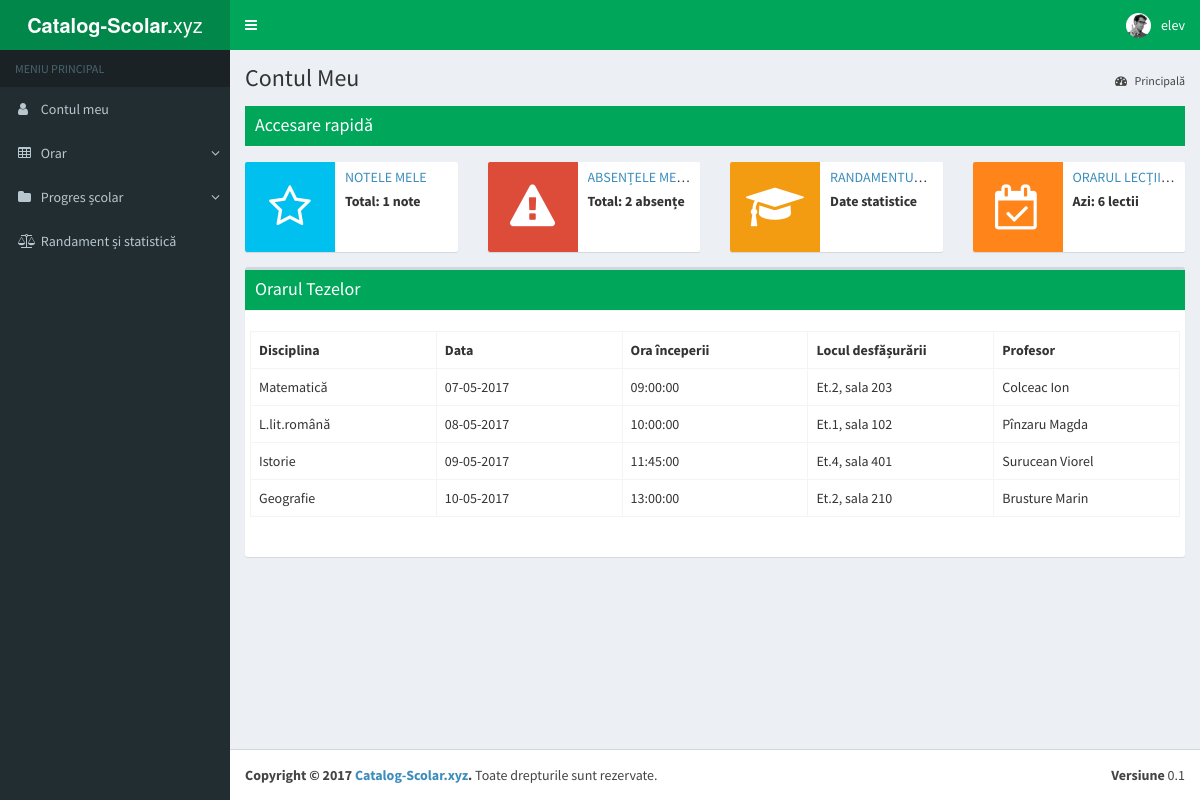
The page /members/learner/index.php (signed in) on the database its author committed.
### tables this page shows
CREATE TABLE `users` (
  `user_id` int(11) NOT NULL,
  `user_name` varchar(64) NOT NULL,
  `user_password` varchar(255) NOT NULL,
  `user_category` varchar(10) NOT NULL,
  `user_parent` varchar(255) NOT NULL,
  `user_child` varchar(255) NOT NULL,
  `user_class` varchar(5) NOT NULL,
  `user_btd` date NOT NULL,
  `user_mail` char(255) NOT NULL,
  `user_mob` int(24) NOT NULL,
  `grad_prof` char(24) NOT NULL,
  `disciplina` char(32) NOT NULL
);

CREATE TABLE `orarTeze` (
  `orar_id` int(11) NOT NULL,
  `discipline` varchar(32) NOT NULL,
  `data` date NOT NULL,
  `ora` time NOT NULL,
  `locul` varchar(18) NOT NULL,
  `prof` varchar(48) NOT NULL,
  `user_clasa` varchar(4) NOT NULL
);

### members/learner/index.php (called while the page is built, shortened)
<?php
require_once 'pages/head.php';
require_once 'pages/header.php';
require_once 'pages/sidebar.php';
require_once 'pages/contentWrapper.php';
require_once 'pages/footer.php';
?>

### members/learner/pages/contentWrapper.php (the view, shortened to what this page needs)
<?php
$query1 = "SELECT COUNT(note.disciplina), note.data, note.user_name, note.nota, note.user_class, users.user_name, users.user_class FROM note, users WHERE users.user_name=note.user_name AND users.user_name='$Q' AND users.user_class=note.user_class";
$result1 = mysqli_query($db, $query1);
$output_res =  mysqli_fetch_array($result1);
$query2 = "SELECT COUNT(abs.disciplina), abs.user_name, abs.user_class, users.user_name, users.user_class FROM abs, users WHERE users.user_name=abs.user_name AND users.user_name='$Q' AND users.user_class=abs.user_class";
$result2 = mysqli_query($db, $query2);
$output_res2 =  mysqli_fetch_array($result2);
$output = '';
$sql = "SELECT orarTeze.discipline, orarTeze.data, orarTeze.ora, orarTeze.locul, orarTeze.prof, orarTeze.user_clasa, users.user_name, users.user_class FROM orarTeze, users WHERE users.user_name='$Q' AND orarTeze.user_clasa=users.user_class ORDER BY orarTeze.data ASC";
$result = mysqli_query($db, $sql);
if(mysqli_num_rows($result) > 0) {
$output .= '
    <div class="table-responsive">
        <table class="table table-bordered">
        <tr>
            <th width="16%">Disciplina</th>
            <th width="16%">Data</th>
            <th width="16%">Ora începerii</th>
            <th width="16%">Locul desfășurării</th>
            <th width="16%">Profesor</th>
        </tr>';
while($row = mysqli_fetch_array($result))  {
$date = date("d-m-Y", strtotime($row["data"]));
$output .= '
        <tr>
            <td class="discipline">'.$row["discipline"].'</td>
            <td class="data">'.$date.'</td>
            <td class="ora">'.$row["ora"].'</td>
            <td class="locul">'.$row["locul"].'</td>
            <td class="prof">'.$row["prof"].'</td>
        </tr>
';
}
}
else
{
$output .=
        '<tr>
            <td colspan="4">Ne pare rău! Datele nu au fost găsite!</td>
        </tr>';
}
$output .=
        '</table>
    </div>';
?>
<div class="content-wrapper">
    <section class="content-header">
        <h1>Contul Meu</h1>
        <ol class="breadcrumb">
            <li class="active"><a href="."><i class="fa fa-dashboard"></i> Principală</a></li>
        </ol>
    </section>
    <section class="content">
        <div class="box-header with-border bg-green" style="margin-bottom:15px;">
            <h3 class="box-title">Accesare rapidă </h3>
        </div>
        <div class="row">
            <div class="col-md-3 col-sm-6 col-xs-12">
                <div class="info-box">
                    <span class="info-box-icon bg-aqua"><i class="fa fa-star-o"></i></span>
                    <div class="info-box-content">
                        <span class="info-box-text"><a href="marks.php">Notele mele</a></span>
                        <span class="info-box-number"><small>Total: <?= $output_res[0]; ?> note</small></span>
                    </div>
                </div>
            </div>
            <div class="col-md-3 col-sm-6 col-xs-12">
                <div class="info-box">
                    <span class="info-box-icon bg-red"><i class="fa fa-warning"></i></span>
                    <div class="info-box-content">
                        <span class="info-box-text"><a href="abs.php">Absențele mele</a></span>
                        <span class="info-box-number"><small>Total: <?= $output_res2[0]; ?> absențe</small></span>
                    </div>
                </div>
            </div>
            <div class="col-md-3 col-sm-6 col-xs-12">
                <div class="info-box">
                    <span class="info-box-icon bg-yellow"><i class="fa fa-mortar-board"></i></span>
                    <div class="info-box-content">
                        <span class="info-box-text"><a href="performance.php">Randamentul &amp; Statistică</a></span>
                        <span class="info-box-number"><small>Date statistice</small></span>
                    </div>
                </div>
            </div>
            <div class="col-md-3 col-sm-6 col-xs-12">
                <div class="info-box">
                    <span class="info-box-icon bg-orange"><i class="fa fa-calendar-check-o"></i></span>
                    <div class="info-box-content">
                        <span class="info-box-text"><a href="schedule.php">Orarul lecțiilor</a></span>
                        <span class="info-box-number"><small>Azi: 6 lectii</small></span>
                    </div>
                </div>
            </div>
        </div>
        <div class="row">
            <div class="col-md-12">
                <div class="box">
                    <div class="box-header with-border bg-green">
                        <h3 class="box-title">Orarul Tezelor</h3>
                    </div>
                    <div class="box-body">
                        <div class="row">
                            <div class="box-body">
                                <?php echo $output; mysqli_close($db); ?>
                            </div>
                        </div>
    </section>
    </div>

### members/learner/pages/header.php (shortened to what this page needs)
<?php
$pass=$_SESSION["member_password"];
$Q = mysqli_query($db, "SELECT user_id,user_name FROM users WHERE user_password='$pass'");
$Q = mysqli_fetch_row($Q);
$Q = $Q[1];
echo '
<body class="hold-transition skin-green sidebar-mini">
    <div class="wrapper">
        <header class="main-header">
            <a href="index.php" class="logo">
                <span class="logo-mini"><b>CS</b></span>
                <span class="logo-lg"><b>Catalog-Scolar.</b>xyz</span>
            </a>
            <nav class="navbar navbar-static-top">
                <a href="#" class="sidebar-toggle" data-toggle="offcanvas" role="button">
                    <span class="sr-only">Toggle navigation</span>
                </a>
                <div class="navbar-custom-menu">
                    <ul class="nav navbar-nav">
                        <li class="dropdown user user-menu">
                            <a href="#" class="dropdown-toggle" data-toggle="dropdown">
                                <img src="../dist/img/user2-160x160.jpg" class="user-image" alt="User Image">
                                <span class="hidden-xs"> '. $Q . ' </span>
                            </a>
                            <ul class="dropdown-menu">
                                <li class="user-footer">
                                    <div class="pull-left">
                                        <a href="profile.php" class="btn btn-default btn-flat">Vezi Profilul</a>
                                    </div>
                                    <div class="pull-right">
                                        <a href="/catalog-scolar/logout.php" class="btn btn-default btn-flat">Deconectare</a>
                                    </div>
                                </li>
                            </ul>
                        </li>
                    </ul>
                </div>
            </nav>
        </header>
';

### rows shown on the page
users: user_name "elev"
orarteze: discipline "Matematică", data "07-05-2017", ora "09:00:00", locul "Et.2, sala 203", prof "Colceac Ion"
orarteze: discipline "L.lit.română", data "08-05-2017", ora "10:00:00", locul "Et.1, sala 102", prof "Pînzaru Magda"
orarteze: discipline "Istorie", data "09-05-2017", ora "11:45:00", locul "Et.4, sala 401", prof "Surucean Viorel"
orarteze: discipline "Geografie", data "10-05-2017", ora "13:00:00", locul "Et.2, sala 210", prof "Brusture Marin"

### other values the page prints
$output_res[0] "1"
$output_res2[0] "2"
